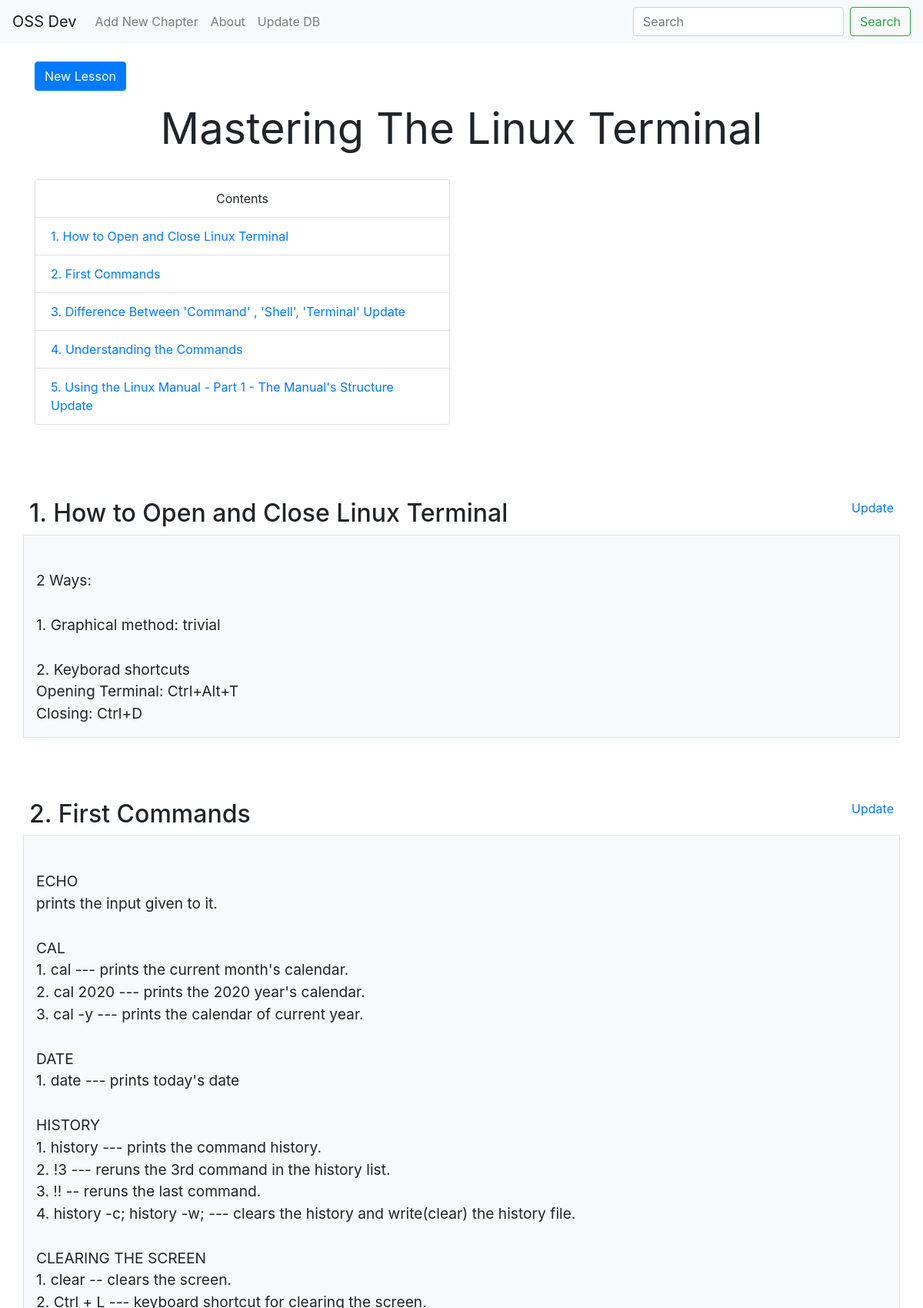
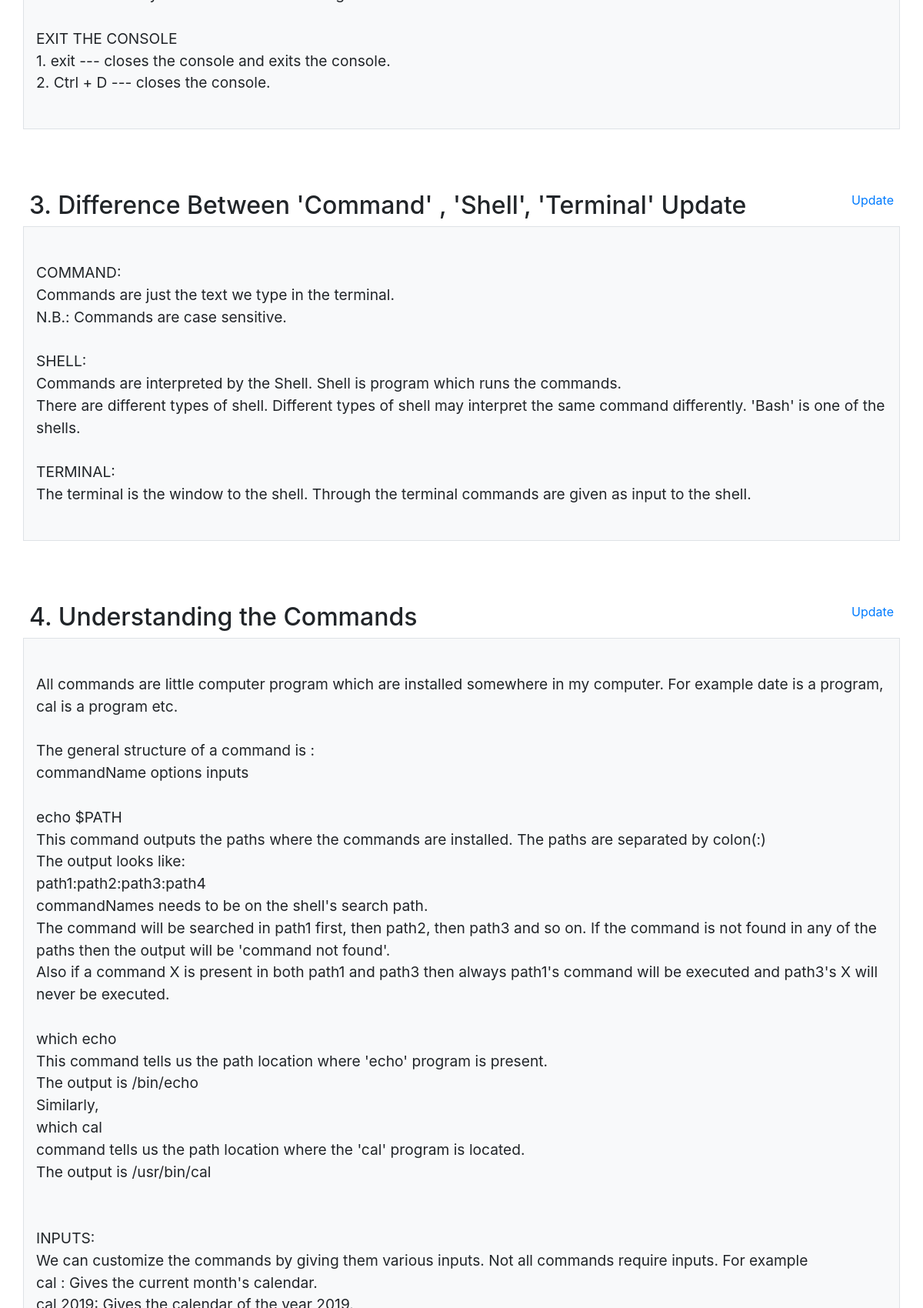
Screenshot of /chapter/1 (upper part) with the database file from the repository (2 pictures, top to bottom).
### flask_app.py (models this page shows, shortened)
class Chapters(db.Model):
    __tablename__ = 'chapters'
    id = db.Column(db.Integer, primary_key=True)
    name = db.Column(db.String)
    slno = db.Column(db.Integer)
    lessons = db.relationship('Lessons', cascade="all,delete", backref='my_chapter', lazy='dynamic')

class Lessons(db.Model):
    __tablename__ = 'lessons'
    id = db.Column(db.Integer, primary_key=True)
    name = db.Column(db.String)
    slno = db.Column(db.Integer)
    lesson = db.Column(db.Text)
    chapter = db.Column(db.Integer, db.ForeignKey('chapters.id'))
    images = db.relationship('Images', cascade="all,delete", backref='my_lesson', lazy='dynamic')

### flask_app.py (the view)
@app.route('/chapter/<int:id>')
def chapter(id):
    lessons = Lessons.query.filter_by(chapter=id).order_by(Lessons.slno).all()
    allImages = {}
    for lesson in lessons:
        images = Images.query.filter_by(lesson=lesson.id)
        if images.count()>0:
            allImages[lesson.id] = images
    chapter = Chapters.query.get(id)
    return render_template('lesson.html', lessons=lessons, allImages=allImages, chapter=id, chapterName=chapter.name, courseName=courseName, courseAbout=courseAbout)

### templates/lesson.html (shortened to what this page needs)
{% extends "base.html" %}
{% block body %}
<div class="container my-4">
    <a href="{{url_for('newlesson', chapter=chapter)}}" class="btn btn-primary">New Lesson</a>
    <div class="display-4 text-center my-3"><b>{{chapterName}}</b></div>
    <div class="row">
        <div class="my-3 col-lg-6 float-left col-sm-10">
            <ul class="list-group">
                <li class="list-group-item text-center">Contents</li>
                {% for lesson in lessons %}
                <li class="list-group-item"><a href="#{{lesson.name | replace(' ', '')}}">{{lesson.name}}</a></li>
                {% endfor %}
            </ul>
        </div>
    </div>
    {% for lesson in lessons %}
    {% if allImages[lesson.id] %}
    <div class="row my-4">
        <div class="col-10 col-md-12 mt-5 p-2 mx-auto">
            <span class="h2" id="{{lesson.name | replace(' ', '')}}">{{lesson.name}}</span>
            <span class="float-right"><a href="{{url_for('updateLesson', id=lesson.id)}}">Update</a></span>
        </div>
        <div class="clearfix p-0 col-10 col-md-12   mx-auto">
            <div class="float-right col-sm-12 col-md-6 border p-0">
                <div id="carouselExampleControls{{loop.index}}" class="carousel slide" data-ride="carousel">
                    <div class="carousel-inner">
                        {% for img in allImages[lesson.id] %}
                        <div class="carousel-item {% if loop.index==1 %} active {% endif %}">
                            <img src="/static/img/{{img.image_path}}" class="d-block w-100" style="max-height: 400px;"
                                alt="">
                            <button type="button" style="display: block; margin: auto;" class="btn btn-secondary"
                                data-toggle="modal" data-target="#exampleModalCenter{{img.id}}">
                                <svg width="1.5em" height="1.5em" viewBox="0 0 16 16" class="bi bi-arrows-angle-expand"
                                    fill="currentColor" xmlns="http://www.w3.org/2000/svg">
                                    <path fill-rule="evenodd"
                                        d="M5.828 10.172a.5.5 0 0 0-.707 0l-4.096 4.096V11.5a.5.5 0 0 0-1 0v3.975a.5.5 0 0 0 .5.5H4.5a.5.5 0 0 0 0-1H1.732l4.096-4.096a.5.5 0 0 0 0-.707zm4.344-4.344a.5.5 0 0 0 .707 0l4.096-4.096V4.5a.5.5 0 1 0 1 0V.525a.5.5 0 0 0-.5-.5H11.5a.5.5 0 0 0 0 1h2.768l-4.096 4.096a.5.5 0 0 0 0 .707z" />
                                </svg>
                            </button>
                        </div>
                        {% endfor %}
                    </div>
                    <a class="carousel-control-prev" href="#carouselExampleControls{{loop.index}}" role="button"
                        data-slide="prev">
                        <span class="carousel-control-prev-icon" aria-hidden="true"></span>
                        <span class="sr-only">Previous</span>
                    </a>
                    <a class="carousel-control-next" href="#carouselExampleControls{{loop.index}}" role="button"
                        data-slide="next">
                        <span class="carousel-control-next-icon" aria-hidden="true"></span>
                        <span class="sr-only">Next</span>
                    </a>
                </div>
                {% for img in allImages[lesson.id] %}
                <div class="modal fade" id="exampleModalCenter{{img.id}}" tabindex="-1" role="dialog"
                    aria-labelledby="exampleModalCenterTitle" aria-hidden="true">
                    <div class="modal-dialog modal-dialog-centered modal-lg" role="document">
                        <div class="modal-content">
                            <div class="modal-header">
                                <button type="button" class="close" data-dismiss="modal" aria-label="Close">
                                    <span aria-hidden="true">
                                        <svg width="1em" height="1em" viewBox="0 0 16 16"
                                            class="bi bi-arrows-angle-contract" fill="currentColor"
                                            xmlns="http://www.w3.org/2000/svg">
                                            <path fill-rule="evenodd"
                                                d="M.172 15.828a.5.5 0 0 0 .707 0l4.096-4.096V14.5a.5.5 0 1 0 1 0v-3.975a.5.5 0 0 0-.5-.5H1.5a.5.5 0 0 0 0 1h2.768L.172 15.121a.5.5 0 0 0 0 .707zM15.828.172a.5.5 0 0 0-.707 0l-4.096 4.096V1.5a.5.5 0 1 0-1 0v3.975a.5.5 0 0 0 .5.5H14.5a.5.5 0 0 0 0-1h-2.768L15.828.879a.5.5 0 0 0 0-.707z" />
                                        </svg>
                                    </span>
                                </button>
                            </div>
                            <div class="modal-body">
                                <img src="/static/img/{{img.image_path}}" alt=""
                                    style="max-width: 100%; max-height: 100%;; margin: auto; display: block;">
                            </div>
                        </div>
                    </div>
                </div>
                {% endfor %}
            </div>
            <div style="white-space: pre-line; font-size: larger;" class="border bg-light p-3">
                {{lesson.lesson}}
            </div>
        </div>
    </div>
    {% else %}
    <div class="row my-4">
        <div class="col-10 col-md-12 mt-5 p-2 mx-auto">
            <span class="h2" id="{{lesson.name | replace(' ', '')}}">{{lesson.name}}</span>
            <span class="float-right"><a href="{{url_for('updateLesson', id=lesson.id)}}">Update</a></span>
        </div>
        <div style="white-space: pre-line; font-size: larger;"
            class="col-lg-12 bg-light col-md-12 col-sm-10 col-10 mx-auto border p-3">
            {{lesson.lesson}}
        </div>
    </div>
    {% endif %}
    {% endfor %}
</div>
{% endblock %}

### rows the page displays
Chapters: name "Mastering The Linux Terminal"
Lessons: name "1. How to Open and Close Linux Terminal", lesson "2 Ways: 1. Graphical method: trivial 2. Keyborad shortcuts Opening Terminal: Ctrl+Alt+T Closing: Ctrl+D"
Lessons: name "2. First Commands", lesson "ECHO prints the input given to it. CAL 1. cal --- prints the current month's calendar. 2. cal 2020 --- prints the 2020 year's calendar. 3. cal -y --- prints the calendar of current year. DATE 1. date --- prints today's date HISTORY 1. history --- prints the command history. 2. !3 --- reruns the 3rd command in the history list. 3. !! -- reruns the last command. 4. history -c; history -w; --- clears the history and write(clear) the history file. CLEARING THE SCREEN 1. clear -- clears the screen. 2. Ctrl + L --- keyboard shortcut for clearing the screen. EXIT THE CONSOLE 1. exit --- closes the console and exits the console. 2. Ctrl + D --- closes the console."
Lessons: name "3. Difference Between 'Command' , 'Shell', 'Terminal' Update", lesson "COMMAND: Commands are just the text we type in the terminal. N.B.: Commands are case sensitive. SHELL: Commands are interpreted by the Shell. Shell is program which runs the commands. There are different types of shell. Different types of shell may interpret the same command differently. 'Bash' is one of the shells. TERMINAL: The terminal is the window to the shell. Through the terminal commands are given as input to the shell."
Lessons: name "4. Understanding the Commands"
Lessons: name "5. Using the Linux Manual - Part 1 - The Manual's Structure Update"

### other values shown
{{ courseName }} "OSS Dev"
